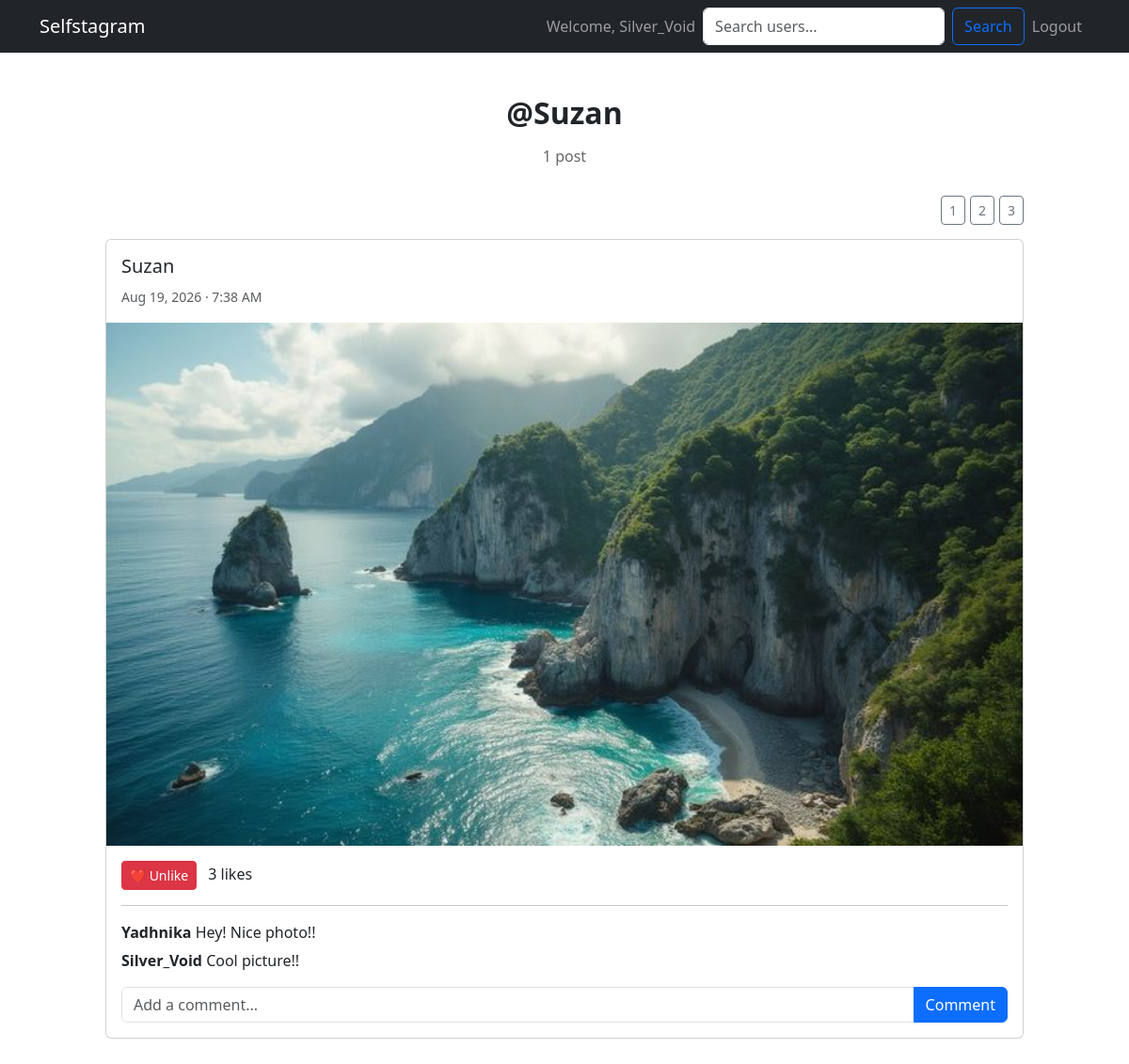
The app's page /profile/Suzan/ (signed in) with its own data.
### myapp/models.py (models this page shows, shortened)
class Image(models.Model):
    user = models.ForeignKey(User, on_delete=models.CASCADE, related_name="images")
    photo = models.ImageField(upload_to="Images")
    date = models.DateTimeField(auto_now_add=True)

class Comment(models.Model):
    user = models.ForeignKey(User, on_delete=models.CASCADE, related_name="comments")
    image = models.ForeignKey(Image, on_delete=models.CASCADE, related_name="comments")
    text = models.CharField(max_length=500)
    date = models.DateTimeField(auto_now_add=True)
    class Meta:
        ordering = ["date"]

### myapp/views.py (the view)
# urls.py: path('profile/<str:username>/', views.profile, name='profile'),
@login_required
def profile(request, username):
    profile_user = get_object_or_404(User, username=username)
    images = (
        Image.objects
        .filter(user=profile_user)
        .prefetch_related("likes", "comments__user")
        .order_by("-date")
    )
    liked_image_ids = set(
        Like.objects
        .filter(user=request.user, image__in=images)
        .values_list("image_id", flat=True)
    )
    return render(
        request,
        "myapp/profile.html",
        {
            "profile_user": profile_user,
            "img": images,
            "liked_image_ids": liked_image_ids,
        },
    )

### myapp/templates/myapp/profile.html (shortened to what this page needs)
{% extends "base.html" %}
{% block content %}
<div class="container profile-container">
    <div class="profile-header">
        <div class="profile-username">
            @{{ profile_user.username }}
        </div>
        <div class="profile-stats">
            {{ img|length }} post{{ img|length|pluralize }}
        </div>
    </div>
    <div class="layout-buttons">
        <button class="btn btn-outline-secondary btn-sm"
                onclick="setGrid(1)">
            1
        </button>
        <button class="btn btn-outline-secondary btn-sm"
                onclick="setGrid(2)">
            2
        </button>
        <button class="btn btn-outline-secondary btn-sm"
                onclick="setGrid(3)">
            3
        </button>
    </div>
    {% if img %}
        <div id="photoGrid" class="photo-grid grid-1">
            {% for image in img %}
                <div class="grid-item">
                    <div class="card post-card">
                        <div class="card-body">
                            <h5>
                                <a href="{% url 'profile' image.user.username %}"
                                   class="username-link">
                                    {{ image.user.username }}
                                </a>
                            </h5>
                            <small class="text-muted">
                                {{ image.date|date:"M d, Y · g:i A" }}
                            </small>
                        </div>
                        <img src="{{ image.photo.url }}"
                             class="post-image"
                             alt="Photo uploaded by {{ image.user.username }}">
                        <div class="card-body">
                            <form method="POST"
                                  action="{% url 'toggle_like' image.id %}"
                                  class="d-inline">
                                {% if image.id in liked_image_ids %}
                                    <button type="submit"
                                            class="btn btn-danger btn-sm">
                                        ❤️ Unlike
                                    </button>
                                {% else %}
                                    <button type="submit"
                                            class="btn btn-outline-danger btn-sm">
                                        🤍 Like
                                    </button>
                                {% endif %}
                            </form>
                            <span class="ms-2">
                                {{ image.likes.count }}
                                like{{ image.likes.count|pluralize }}
                            </span>
                            <hr>
                            {% for comment in image.comments.all %}
                                <div class="comment">
                                    <strong>
                                        {{ comment.user.username }}
                                    </strong>
                                    {{ comment.text }}
                                </div>
                            {% empty %}
                                <p class="text-muted">
                                    No comments yet.
                                </p>
                            {% endfor %}
                            <form method="POST"
                                  action="{% url 'add_comment' image.id %}"
                                  class="mt-3">
                                <div class="input-group">
                                    <input type="text"
                                           name="text"
                                           class="form-control"
                                           placeholder="Add a comment..."
                                           maxlength="500"
                                           required>
                                    <button type="submit"
                                            class="btn btn-primary">
                                        Comment
                                    </button>
                                </div>
                            </form>
                        </div>
                    </div>
                </div>
            {% endfor %}
        </div>
    {% else %}
        <div class="alert alert-secondary text-center">
            {{ profile_user.username }}
            hasn't uploaded any photos yet.
        </div>
    {% endif %}
</div>
{% endblock %}

### myapp/templates/base.html (shortened to what this page needs)
<!DOCTYPE html>
<html lang="en">
<head>
    <link href="https://cdn.jsdelivr.net/npm/bootstrap@5.3.0/dist/css/bootstrap.min.css" rel="stylesheet">
</head>
<body>
    <nav class="navbar navbar-expand-lg navbar-dark bg-dark">
        <div class="container">
            <a class="navbar-brand" href="{% url 'home' %}">Selfstagram</a>
            <div class="collapse navbar-collapse" id="navbarNav">
                <ul class="navbar-nav ms-auto">
                    {% if user.is_authenticated %}
                        <li class="nav-item">
                            <span class="nav-link">Welcome, {{ user.username }}</span>
                        </li>
                         <form method="GET" action="{% url 'search_users' %}" class="d-flex">
    <input
        type="search"
        name="q"
        class="form-control me-2"
        placeholder="Search users..."
        value="{{ request.GET.q }}"
    >
    <button type="submit" class="btn btn-outline-primary">
        Search
    </button>
</form>
                        <li class="nav-item">
                            <form method="post" action="{% url 'logout' %}" class="d-inline">
                                <button type="submit" class="btn btn-link nav-link">Logout</button>
                            </form>
                        </li>
                    {% endif %}
                </ul>
            </div>
        </div>
    </nav>
    {% block content %}
    {% endblock %}
</body>
</html>

### myapp/templates/myapp/profile.html (style rules this page uses)
.profile-container { max-width: 1000px; margin: 40px auto; }
.profile-header { text-align: center; margin-bottom: 30px; }
.profile-username { font-size: 32px; font-weight: 600; }
.profile-stats { color: #666; margin-top: 10px; }
.layout-buttons { display: flex; justify-content: flex-end; gap: 5px; margin-bottom: 15px; }
.photo-grid { display: flex; flex-wrap: wrap; margin: -8px; }
.grid-item { padding: 8px; }
.grid-1 .grid-item { width: 100%; }
.post-card { margin-bottom: 10px; }
.post-image { width: 100%; max-height: 700px; object-fit: contain; background: #f5f5f5; }
.username-link { text-decoration: none; color: inherit; }
.comment { margin-bottom: 6px; }

### records on screen
Image: user.username "Suzan", date "Aug 19, 2026 · 7:38 AM", photo (picture), shows "❤️ Unlike", likes.count "3"
Comment: user.username "Yadhnika", text "Hey! Nice photo!!"
Comment: user.username "Silver_Void", text "Cool picture!!"

### other values on screen
{{ user.username }} "Silver_Void"
{{ profile_user.username }} "Suzan"
{{ img|length }} "1"
